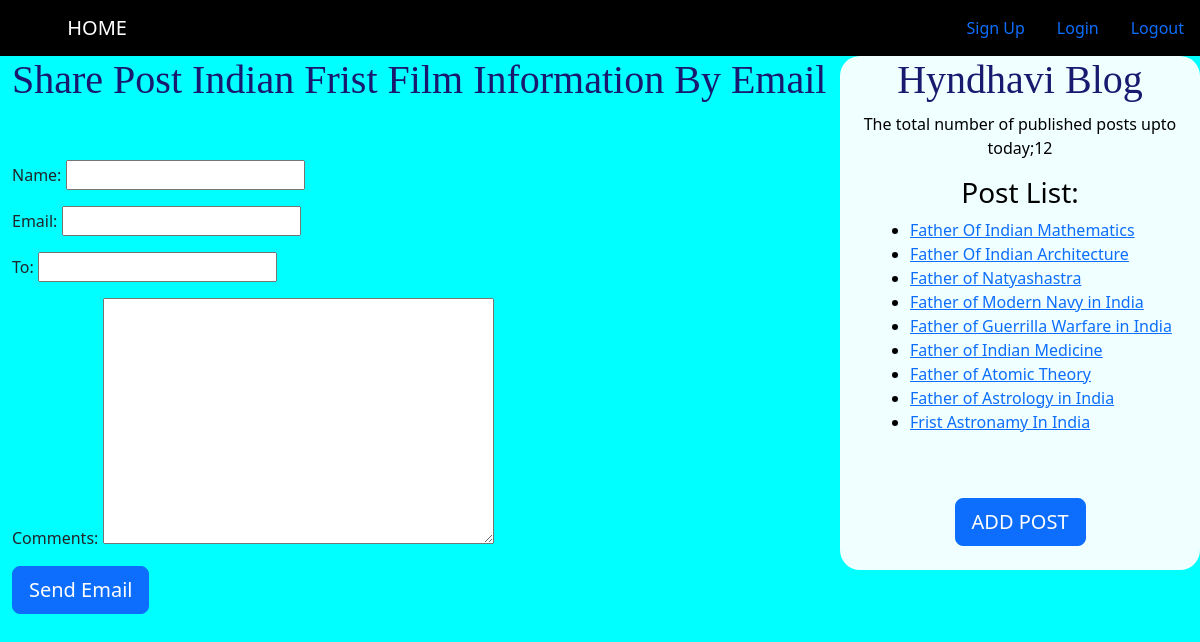
The app's page /5/ with its own data.
### testapp/models.py (models this page shows, shortened)
class Blog(models.Model):
    STATUS_CHOICES=(('draft', 'Draft'),('published','Published'))
    title = models.CharField(max_length=256)
    slug = models.SlugField(max_length=256, unique_for_date='publish')
    author = models.ForeignKey(User, related_name='blog_posts',on_delete=models.DO_NOTHING,)
    body = models.TextField()
    publish = models.DateTimeField(default=timezone.now)
    created = models.DateTimeField(auto_now_add=True)
    update = models.DateTimeField(auto_now=True)
    atatus = models.CharField(max_length=10, choices=STATUS_CHOICES, default='draft')
    objects = CustomManger()
    class Meta:
        ordering = ('-publish',)
    def url(self):
        return reverse('post', args=[self.publish.year, self.publish.strftime('%m'), self.publish.strftime('%d'), self.slug])

### testapp/views.py (the view)
# urls.py: path('<int:id>/', views.send_email),
def send_email(request, id):
    post = get_object_or_404(Blog, id=id , atatus='published')
    sent= False
    if request.method=="POST":
        form = EmailForm(request.POST)
        if form.is_valid():
            cd = form.cleaned_data
            subject = f"{cd['name']} ({cd['email']})recommended you to read {post.title}"
            post_url = request.build_absolute_uri(post.url())
            message = f"Read Post AT:\n{post_url}\n\n{cd['email']} comments:\n{cd['comments']}"
            send_mail(subject, message, 'hyndhavi9247@gmai.com', [cd['to']])
            sent =True
    else:
        form = EmailForm()
    return render(request, 'testapp/email.html', {'form':form, 'post':post, 'sent':sent})

### testapp/forms.py
class EmailForm(forms.Form):
    name = forms.CharField()
    email = forms.EmailField()
    to = forms.EmailField()
    comments = forms.CharField(required=False,widget=forms.Textarea)

### testapp/models.py (called while the page is built)
    def get_queryset(self):
        return super().get_queryset().filter(atatus='published')

### testapp/templatetags/blog_tags.py (called while the page is built)
@register.simple_tag
def total_posts():
    return Blog.objects.count()

@login_required()
@register.inclusion_tag('testapp/list.html')
def post_list(count=10):
    list = Blog.objects.order_by('-publish',)[:9]
    return {'list':list}

### templates/testapp/email.html (shortened to what this page needs)
<!DOCTYPE html>
{% extends 'testapp/base.html' %}
{%block content %}
{%if sent%}
<h1>Email Successfully sent</h1>
{%else%}
<h2>Share Post {{post.title}} Information By Email</h2><br><br>
<form method="post">
    {{form.as_p}}
    <input type="submit" class="btn btn-primary btn-lg" value="Send Email">
</form>
{%endif%}
{%endblock%}

### templates/testapp/list.html
<ul class="li" style="float:center;" xmlns="http://www.w3.org/1999/html">
    {%for post in list%}
    <li><a href="{{post.url}}">{{post.title}}</a></li>
    {%endfor%}
</ul>
<br><br>

### static/css/st.css (style rules this page uses)
body { background-color:Cyan; }
h2 { font-family: serif; color:MidnightBlue; font-size:40px; }
.li { padding-left:70px; text-align:left; }

### records on screen
Blog: title "Indian Frist Film"
Blog: title "Father Of Indian Mathematics"
Blog: title "Father Of Indian Architecture"
Blog: title "Father of Natyashastra"
Blog: title "Father of Modern Navy in India"
Blog: title "Father of Guerrilla Warfare in India"
Blog: title "Father of Indian Medicine"
Blog: title "Father of Atomic Theory"
Blog: title "Father of Astrology in India"
Blog: title "Frist Astronamy In India"
